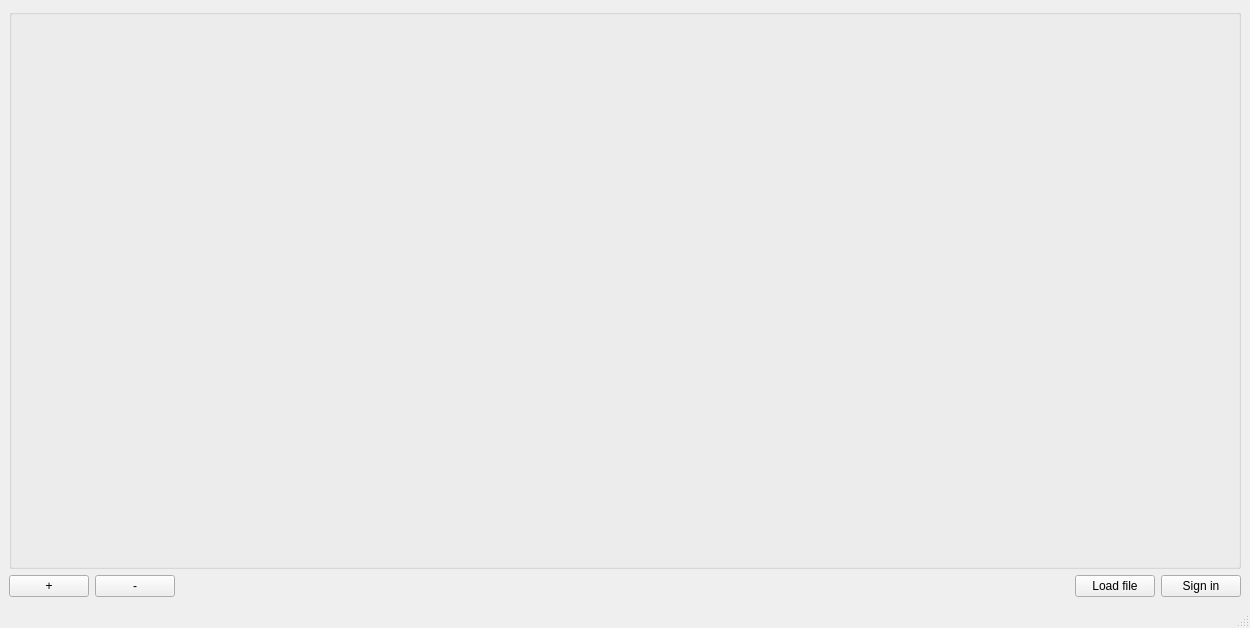
<?xml version="1.0" encoding="UTF-8"?>
<ui version="4.0">
 <class>MainWindow</class>
 <widget class="QMainWindow" name="MainWindow">
  <property name="enabled">
   <bool>true</bool>
  </property>
  <property name="geometry">
   <rect>
    <x>0</x>
    <y>0</y>
    <width>1250</width>
    <height>628</height>
   </rect>
  </property>
  <property name="sizePolicy">
   <sizepolicy hsizetype="Preferred" vsizetype="Preferred">
    <horstretch>0</horstretch>
    <verstretch>0</verstretch>
   </sizepolicy>
  </property>
  <property name="minimumSize">
   <size>
    <width>1250</width>
    <height>0</height>
   </size>
  </property>
  <property name="maximumSize">
   <size>
    <width>1250</width>
    <height>720</height>
   </size>
  </property>
  <property name="windowTitle">
   <string>MainWindow</string>
  </property>
  <widget class="QWidget" name="centralwidget">
   <layout class="QGridLayout" name="gridLayout">
    <item row="1" column="0">
     <layout class="QHBoxLayout" name="bottomHBoxLayout">
      <item>
       <widget class="QPushButton" name="addButton">
        <property name="text">
         <string>+</string>
        </property>
       </widget>
      </item>
      <item>
       <widget class="QPushButton" name="deleteButton">
        <property name="minimumSize">
         <size>
          <width>51</width>
          <height>0</height>
         </size>
        </property>
        <property name="text">
         <string>-</string>
        </property>
       </widget>
      </item>
      <item>
       <spacer name="horizontalSpacer_4">
        <property name="orientation">
         <enum>Qt::Horizontal</enum>
        </property>
        <property name="sizeHint" stdset="0">
         <size>
          <width>40</width>
          <height>20</height>
         </size>
        </property>
       </spacer>
      </item>
      <item>
       <widget class="QPushButton" name="loadFileButton">
        <property name="text">
         <string>Load file</string>
        </property>
       </widget>
      </item>
      <item>
       <widget class="QPushButton" name="signInButton">
        <property name="text">
         <string>Sign in</string>
        </property>
       </widget>
      </item>
     </layout>
    </item>
    <item row="0" column="0">
     <widget class="QGroupBox" name="groupBox">
      <property name="alignment">
       <set>Qt::AlignLeading|Qt::AlignLeft|Qt::AlignTop</set>
      </property>
      <widget class="QWidget" name="verticalLayoutWidget_3">
       <property name="geometry">
        <rect>
         <x>10</x>
         <y>10</y>
         <width>2044</width>
         <height>611</height>
        </rect>
       </property>
       <layout class="QVBoxLayout" name="allSubjectsLayout">
        <property name="spacing">
         <number>-1</number>
        </property>
        <property name="sizeConstraint">
         <enum>QLayout::SetDefaultConstraint</enum>
        </property>
       </layout>
      </widget>
     </widget>
    </item>
   </layout>
  </widget>
  <widget class="QMenuBar" name="menubar">
   <property name="geometry">
    <rect>
     <x>0</x>
     <y>0</y>
     <width>1250</width>
     <height>22</height>
    </rect>
   </property>
  </widget>
  <widget class="QStatusBar" name="statusbar"/>
 </widget>
 <resources/>
 <connections/>
</ui>
